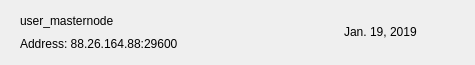
<?xml version="1.0" encoding="UTF-8"?>
<ui version="4.0">
 <class>MNRow</class>
 <widget class="QWidget" name="MNRow">
  <property name="geometry">
   <rect>
    <x>0</x>
    <y>0</y>
    <width>475</width>
    <height>65</height>
   </rect>
  </property>
  <property name="windowTitle">
   <string>Form</string>
  </property>
  <property name="styleSheet">
   <string notr="true"/>
  </property>
  <layout class="QVBoxLayout" name="verticalLayout_2">
   <property name="spacing">
    <number>0</number>
   </property>
   <property name="leftMargin">
    <number>20</number>
   </property>
   <property name="topMargin">
    <number>0</number>
   </property>
   <property name="rightMargin">
    <number>20</number>
   </property>
   <property name="bottomMargin">
    <number>0</number>
   </property>
   <item>
    <widget class="QFrame" name="frame_2">
     <property name="styleSheet">
      <string notr="true">border:none;</string>
     </property>
     <property name="frameShape">
      <enum>QFrame::StyledPanel</enum>
     </property>
     <property name="frameShadow">
      <enum>QFrame::Raised</enum>
     </property>
     <layout class="QHBoxLayout" name="horizontalLayout">
      <property name="leftMargin">
       <number>0</number>
      </property>
      <property name="rightMargin">
       <number>0</number>
      </property>
      <item>
       <widget class="QFrame" name="frame">
        <property name="styleSheet">
         <string notr="true">border:none;padding:0px;</string>
        </property>
        <property name="frameShape">
         <enum>QFrame::StyledPanel</enum>
        </property>
        <property name="frameShadow">
         <enum>QFrame::Raised</enum>
        </property>
        <layout class="QVBoxLayout" name="verticalLayout">
         <property name="spacing">
          <number>0</number>
         </property>
         <property name="leftMargin">
          <number>0</number>
         </property>
         <property name="topMargin">
          <number>0</number>
         </property>
         <property name="rightMargin">
          <number>0</number>
         </property>
         <property name="bottomMargin">
          <number>0</number>
         </property>
         <item>
          <widget class="QLabel" name="labelName">
           <property name="text">
            <string>user_masternode</string>
           </property>
          </widget>
         </item>
         <item>
          <widget class="QLabel" name="labelAddress">
           <property name="text">
            <string>Address: 88.26.164.88:29600</string>
           </property>
          </widget>
         </item>
        </layout>
       </widget>
      </item>
      <item>
       <spacer name="horizontalSpacer">
        <property name="orientation">
         <enum>Qt::Horizontal</enum>
        </property>
        <property name="sizeHint" stdset="0">
         <size>
          <width>40</width>
          <height>20</height>
         </size>
        </property>
       </spacer>
      </item>
      <item>
       <widget class="QLabel" name="labelDate">
        <property name="text">
         <string>Jan. 19, 2019</string>
        </property>
       </widget>
      </item>
      <item>
       <widget class="QPushButton" name="pushButtonMenu">
        <property name="focusPolicy">
         <enum>Qt::NoFocus</enum>
        </property>
        <property name="styleSheet">
         <string notr="true">border:none; background-color:transparent; padding:0px;</string>
        </property>
        <property name="text">
         <string/>
        </property>
        <property name="icon">
         <iconset>
          <normaloff>:/ic-menu-hover</normaloff>:/ic-menu-hover</iconset>
        </property>
        <property name="iconSize">
         <size>
          <width>24</width>
          <height>24</height>
         </size>
        </property>
       </widget>
      </item>
     </layout>
    </widget>
   </item>
   <item>
    <widget class="QLabel" name="lblDivisory">
     <property name="minimumSize">
      <size>
       <width>0</width>
       <height>1</height>
      </size>
     </property>
     <property name="maximumSize">
      <size>
       <width>16777215</width>
       <height>1</height>
      </size>
     </property>
     <property name="text">
      <string/>
     </property>
     <property name="alignment">
      <set>Qt::AlignBottom|Qt::AlignLeading|Qt::AlignLeft</set>
     </property>
    </widget>
   </item>
  </layout>
 </widget>
 <resources/>
 <connections/>
</ui>
